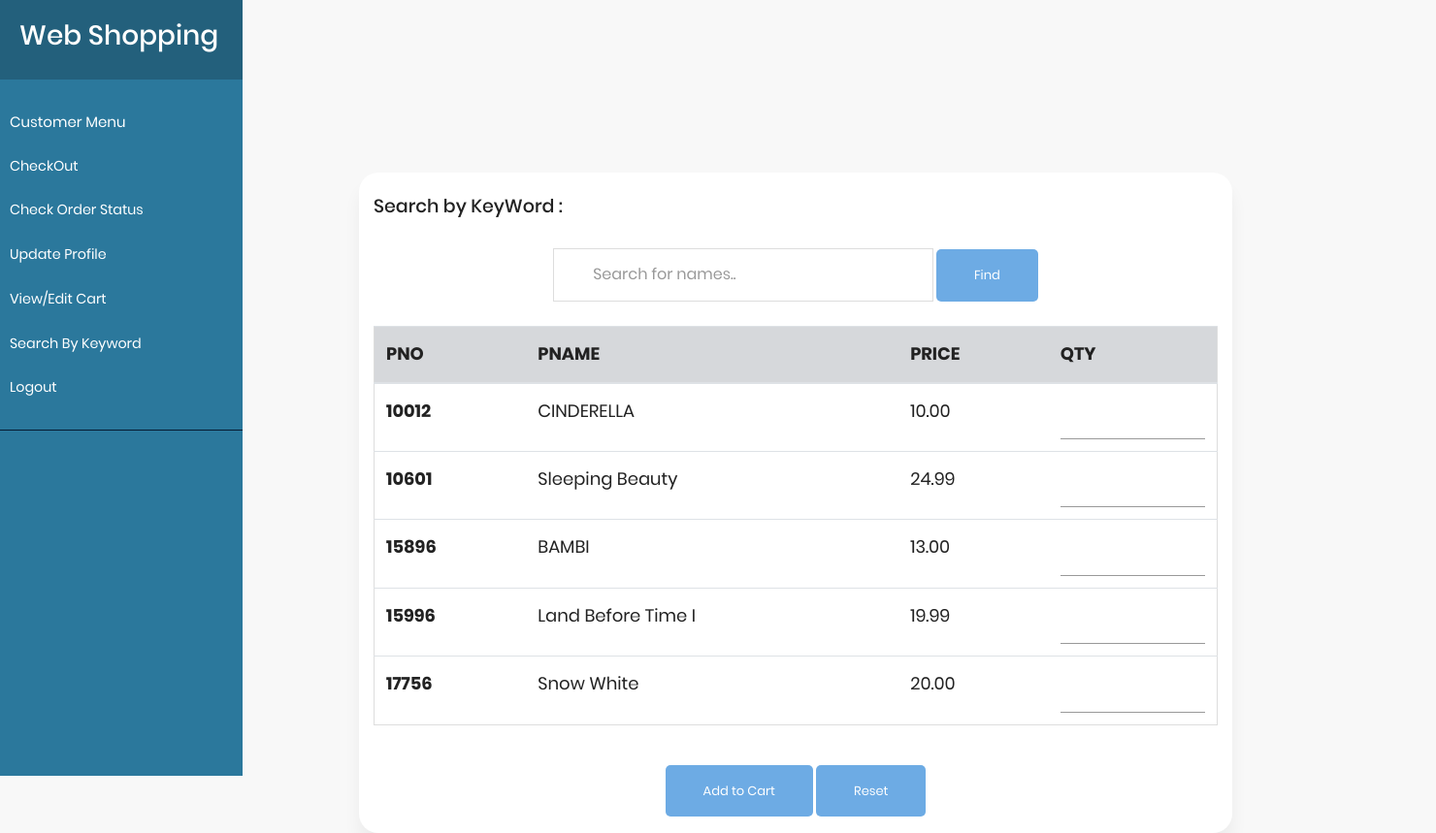
The page /pages/search.php?cno=2 (signed in) on the database its author committed.
### tables this page shows
CREATE TABLE `parts` (
  `pno` int(5) NOT NULL,
  `pname` varchar(30) DEFAULT NULL,
  `qoh` int(11) DEFAULT NULL,
  `price` decimal(6,2) DEFAULT NULL,
  `olevel` int(11) DEFAULT NULL
);

### pages/search.php (the view, shortened to what this page needs)
<?php
include('sliderPages.php');
require("../db.php");
$s = "select * from parts";
$r = mysqli_query($conn,$s);
?>
<html>
<head>
    <link rel="stylesheet" href="../fonts/material-icon/css/material-design-iconic-font.min.css">
    <link rel="stylesheet" href="../css/style.css">
</head>
<body>
<div class="container" style="    margin-left: 25%;
    text-align: center;
    margin-top: 12%;">
    <form action="" method ="post">
<h3 style="    text-align: initial;
    font-size: 19px;
    padding-top: 24px;">Search by KeyWord :</h3>
<div class="form-group form-button" >
<input type="text" id="myInput" name="key" style="    display: inline;" placeholder="Search for names.." >
<input type="submit" name="find" value="Find"  class="form-submit" />
 </div>
<table class="table"  id="myTable">
<thead class="table-secondary">
    <tr>
      <th scope="col">PNO</th>
      <th scope="col">PNAME</th>
      <th scope="col">PRICE</th>
      <th scope="col">QTY</th>
    </tr>
  </thead>
  <tbody>
  <?php
      while ($row = mysqli_fetch_assoc($r)) {
      ?>
    <tr>
      <th scope="row">
      <?php echo $row['pno'] ?>
      </th>
      <td><?php echo $row['pname'] ?></td>
      <td>
      <?php echo $row['price'] ?>
      </td>
      <td style="width: 20%;">
      <input type="number" id=" <?php echo $row['pno'] ?>" name="qty[]">
      </td>
    </tr>
  <?php } ?>
  </tbody>
</table>
<div class="form-group form-button" >
                        <input type="submit" name="addtocart" value="Add to Cart" style="    margin-bottom: 2%;" class="form-submit" />
                        <input type="reset" name="submit" value = "Reset" style="    margin-bottom: 2%;" class="form-submit" />
                    </div></div>
</body>
</html>

### css/style.css (style rules this page uses)
input, select, textarea ,button { outline: none; appearance: unset !important; -moz-appearance: unset !important; -webkit-appearance: unset !important; -o-appearance: unset !important; -ms-appearance: unset !important; }
body { font-size: 13px; line-height: 1.8; color: #222; background: #f8f8f8; font-weight: 400; font-family: Poppins; }
.container { width: 900px; background: #fff; margin: 0 auto; box-shadow: 0px 15px 16.83px 0.17px rgba(0, 0, 0, 0.05); -moz-box-shadow: 0px 15px 16.83px 0.17px rgba(0, 0, 0, 0.05); -webkit-box-shadow: 0px 15px 16.83px 0.17px rgba(0, 0, 0, 0.05); -o-box-shadow: 0px 15px 16.83px 0.17px rgba(0, 0, 0, 0.05); -ms-box-shadow: 0px 15px 16.83px 0.17px rgba(0, 0, 0, 0.05); border-radius: 20px; -moz-border-radius: 20px; -webkit-border-radius: 20px; -o-border-radius: 20px; -ms-border-radius: 20px; }
.form-submit { display: inline-block; background: #6dabe4; color: #fff; border-bottom: none; width: auto; padding: 15px 39px; border-radius: 5px; -moz-border-radius: 5px; -webkit-border-radius: 5px; -o-border-radius: 5px; -ms-border-radius: 5px; margin-top: 25px; cursor: pointer; }
.form-group { position: relative; margin-bottom: 25px; overflow: hidden; }
.form-group:last-child { margin-bottom: 0px; }
input { width: 100%; display: block; border: none; border-bottom: 1px solid #999; padding: 6px 30px; font-family: Poppins; box-sizing: border-box; }
@media screen and (min-width: 1024px) { .container { max-width: 1200px; } }

### pages/search.php (style rules this page uses)
#myInput { background-image: url(/css/searchicon.png); background-position: 10px 10px; background-repeat: no-repeat; width: 45%; font-size: 16px; padding: 12px 20px 12px 40px; border: 1px solid #ddd; }
#myTable { border-collapse: collapse; width: 100%; border: 1px solid #ddd; font-size: 18px; }
#myTable th, #myTable td { text-align: left; padding: 12px; }
#myTable tr { border-bottom: 1px solid #ddd; }

### rows shown on the page
parts: pno "10012", pname "CINDERELLA", price "10.00"
parts: pno "10601", pname "Sleeping Beauty", price "24.99"
parts: pno "15896", pname "BAMBI", price "13.00"
parts: pno "15996", pname "Land Before Time I", price "19.99"
parts: pno "17756", pname "Snow White", price "20.00"
